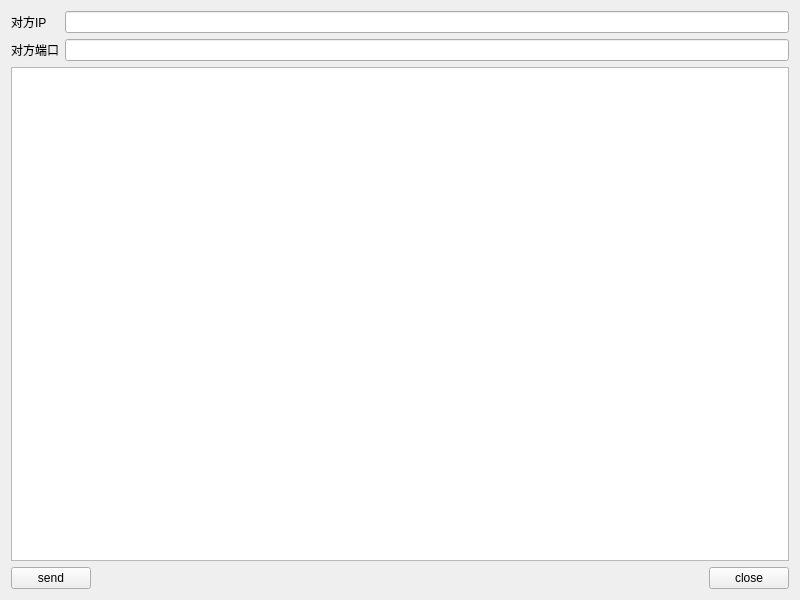
<?xml version="1.0" encoding="UTF-8"?>
<ui version="4.0">
 <class>udpWidget</class>
 <widget class="QWidget" name="udpWidget">
  <property name="geometry">
   <rect>
    <x>0</x>
    <y>0</y>
    <width>800</width>
    <height>600</height>
   </rect>
  </property>
  <property name="windowTitle">
   <string>udpWidget</string>
  </property>
  <layout class="QGridLayout" name="gridLayout">
   <item row="0" column="0">
    <widget class="QLabel" name="label">
     <property name="text">
      <string>对方IP</string>
     </property>
    </widget>
   </item>
   <item row="0" column="1" colspan="3">
    <widget class="QLineEdit" name="lineEditIP"/>
   </item>
   <item row="1" column="1" colspan="3">
    <widget class="QLineEdit" name="lineEditPort"/>
   </item>
   <item row="3" column="0" colspan="4">
    <widget class="QTextEdit" name="textEdit"/>
   </item>
   <item row="4" column="0" colspan="2">
    <widget class="QPushButton" name="pushButtonsend">
     <property name="text">
      <string>send</string>
     </property>
    </widget>
   </item>
   <item row="4" column="2">
    <spacer name="horizontalSpacer">
     <property name="orientation">
      <enum>Qt::Horizontal</enum>
     </property>
     <property name="sizeHint" stdset="0">
      <size>
       <width>617</width>
       <height>20</height>
      </size>
     </property>
    </spacer>
   </item>
   <item row="4" column="3">
    <widget class="QPushButton" name="pushButtonclose">
     <property name="text">
      <string>close</string>
     </property>
    </widget>
   </item>
   <item row="1" column="0">
    <widget class="QLabel" name="label_2">
     <property name="text">
      <string>对方端口</string>
     </property>
    </widget>
   </item>
  </layout>
 </widget>
 <resources/>
 <connections/>
</ui>
